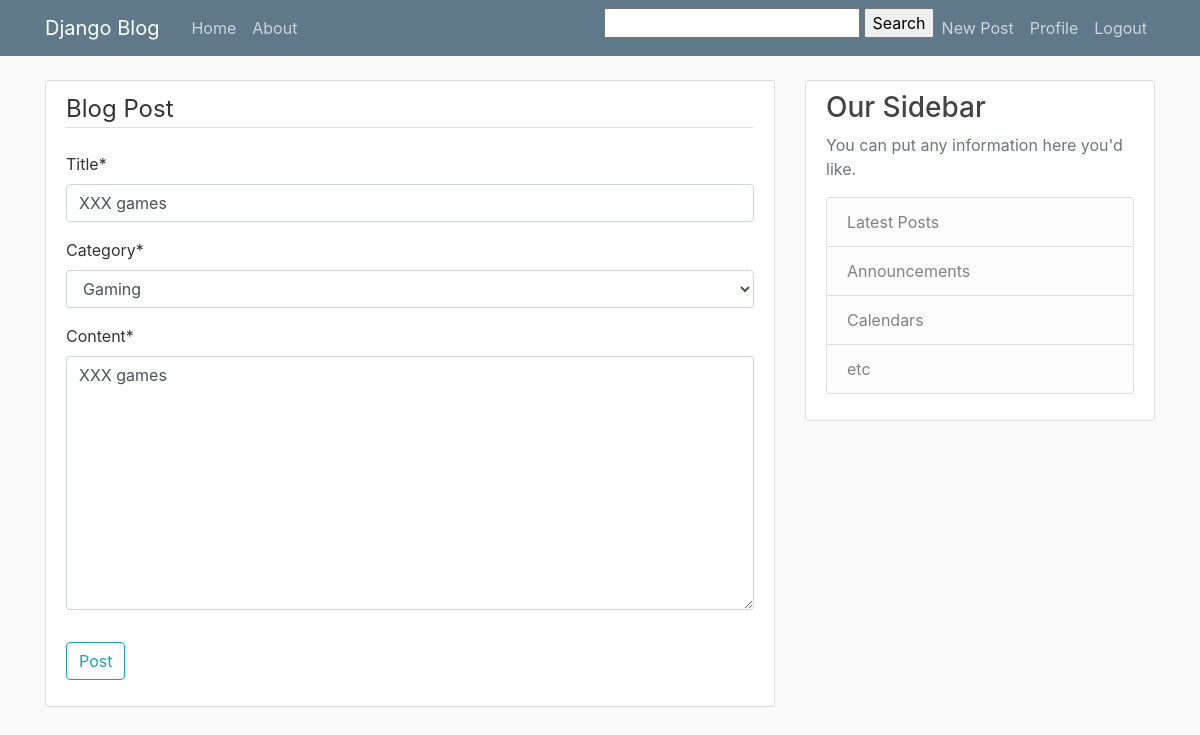
Screenshot of /post/3/update/ (signed in) with the database file from the repository.
### blog/models.py (models this page shows, shortened)
class Post(models.Model):
    BLOG_CHOICES=[
        ("Personal","Personal"),
        ("Food","Food"),
        ("Travel","Travel"),
        ("Technology","Technology"),
        ("Fashion","Fashion"),
        ("Movies","Movies"),
        ("Politics","Politics"),
        ("Gaming","Gaming"),
        ("Business","Business"),
        ("Sports","Sports"),
        ]
    title = models.CharField(max_length=100)
    content = models.TextField()
    category = models.CharField(max_length=20, choices=BLOG_CHOICES, default="Personal")
    date_posted = models.DateTimeField(default=timezone.now)
    author = models.ForeignKey(User, on_delete=models.CASCADE)
    class Meta:
        ordering = ['-date_posted']

### blog/views.py (the view, shortened to what this page needs)
# urls.py: path('post/<int:pk>/update/', PostUpdateView.as_view(), name='post-update'),
class PostUpdateView(LoginRequiredMixin, UserPassesTestMixin, UpdateView):
    model = Post
    fields = ['title','category','content']
    def test_func(self):
        post = self.get_object()
        if self.request.user == post.author:
            return True
        return False

### blog/templates/blog/post_form.html (shortened to what this page needs)
{% extends "blog/base.html" %}
{% load crispy_forms_tags %}
{% block content %}
    <div class="content-section">
        <form method="POST">
            <fieldset class="form-group">
                <legend class="border-bottom mb-4">Blog Post</legend>
                {{ form|crispy }}
            </fieldset>
            <div class="form-group">
                <button class="btn btn-outline-info" type="submit">Post</button>
            </div>
        </form>
    </div>
{% endblock content %}

### blog/static/blog/main.css (style rules this page uses)
body { background: #fafafa; color: #333333; margin-top: 5rem; }
.content-section { background: #ffffff; padding: 10px 20px; border: 1px solid #dddddd; border-radius: 3px; margin-bottom: 20px; }

### rows the page displays
Post: title "XXX games", category "Gaming", content "XXX games"
